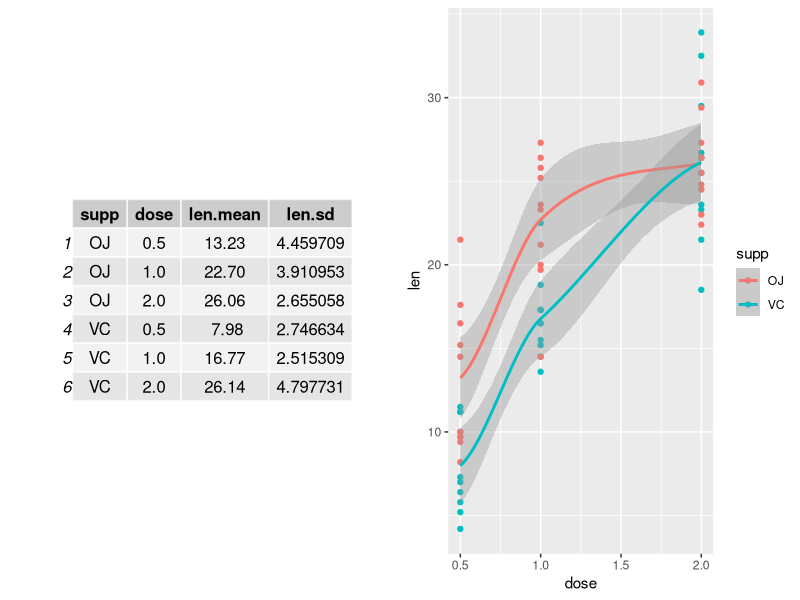
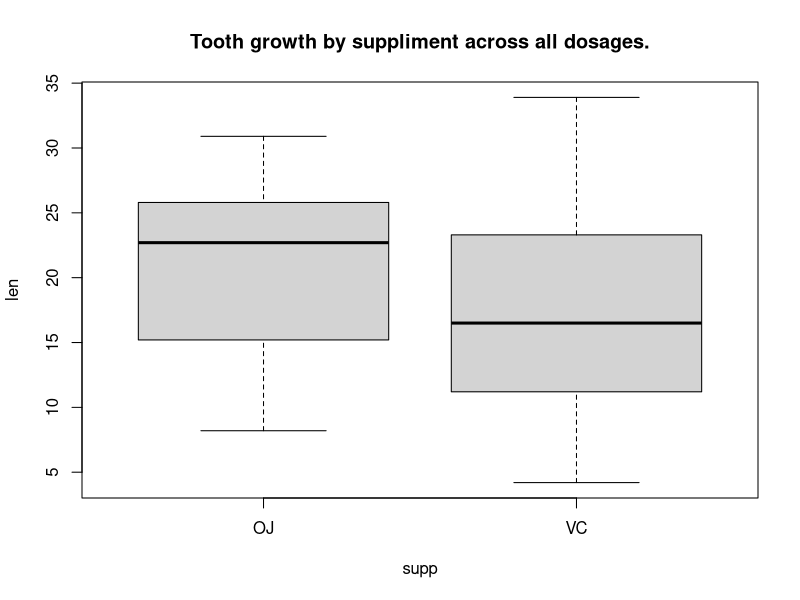

Write R code to recreate these figures, in order. (Note: this script raises an error after producing the figures.)
## ---- chunk 1
library(knitr)
library(grid)
library(gridExtra)
library(ggplot2)
ag1 <- aggregate( len ~ . , data = ToothGrowth, FUN = mean )
ag2 <- aggregate( len ~ . , data = ToothGrowth, FUN = sd )
agToothGrowth <- merge(ag1, ag2, by.x = c("supp", "dose"), by.y = c("supp", "dose"), all.y = F)
names(agToothGrowth) <- c("supp", "dose", "len.mean", "len.sd")
## ---- chunk 2
p <- qplot(dose, len, data=ToothGrowth, formula=y~x, color = supp)
suppressWarnings(p <- p + geom_smooth())
suppressWarnings(grid.arrange(tableGrob(agToothGrowth), p, ncol=2))
## ---- chunk 3
plot(len ~ supp, data = ToothGrowth, main = "Tooth growth by suppliment across all dosages.")
t.test(len ~ supp, paired = F, val.equal = FALSE, data = ToothGrowth, alternative = "greater")
